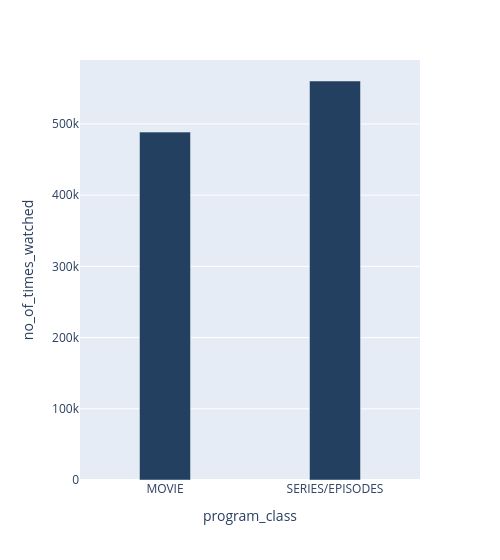

Source (notebook cell):
### Code cell
figureThree = px.bar(moredetailedstctv,x ="program_class", y = "no_of_times_watched", color_discrete_sequence=["#234061"], width=500)
figureThree.update_layout(bargap=0.7)
figureThree.show()

### Figure 1 — Plotly figure (JSON) as saved in the notebook; plotly's stock layout.template omitted (floating-point values rounded to 4 significant figures)
{"data": [{"hovertemplate": "program_class=%{x}<br>no_of_times_watched=%{y}<extra></extra>", "legendgroup": "", "marker": {"color": "#234061", "pattern": {"shape": ""}}, "name": "", "orientation": "v", "showlegend": false, "textposition": "auto", "type": "bar", "x": ["MOVIE", "SERIES/EPISODES"], "xaxis": "x", "y": [488401, 560174], "yaxis": "y"}], "layout": {"bargap": 0.7, "barmode": "relative", "legend": {"tracegroupgap": 0}, "margin": {"t": 60}, "width": 500, "xaxis": {"anchor": "y", "domain": [0, 1], "title": {"text": "program_class"}}, "yaxis": {"anchor": "x", "domain": [0, 1], "title": {"text": "no_of_times_watched"}}}}
